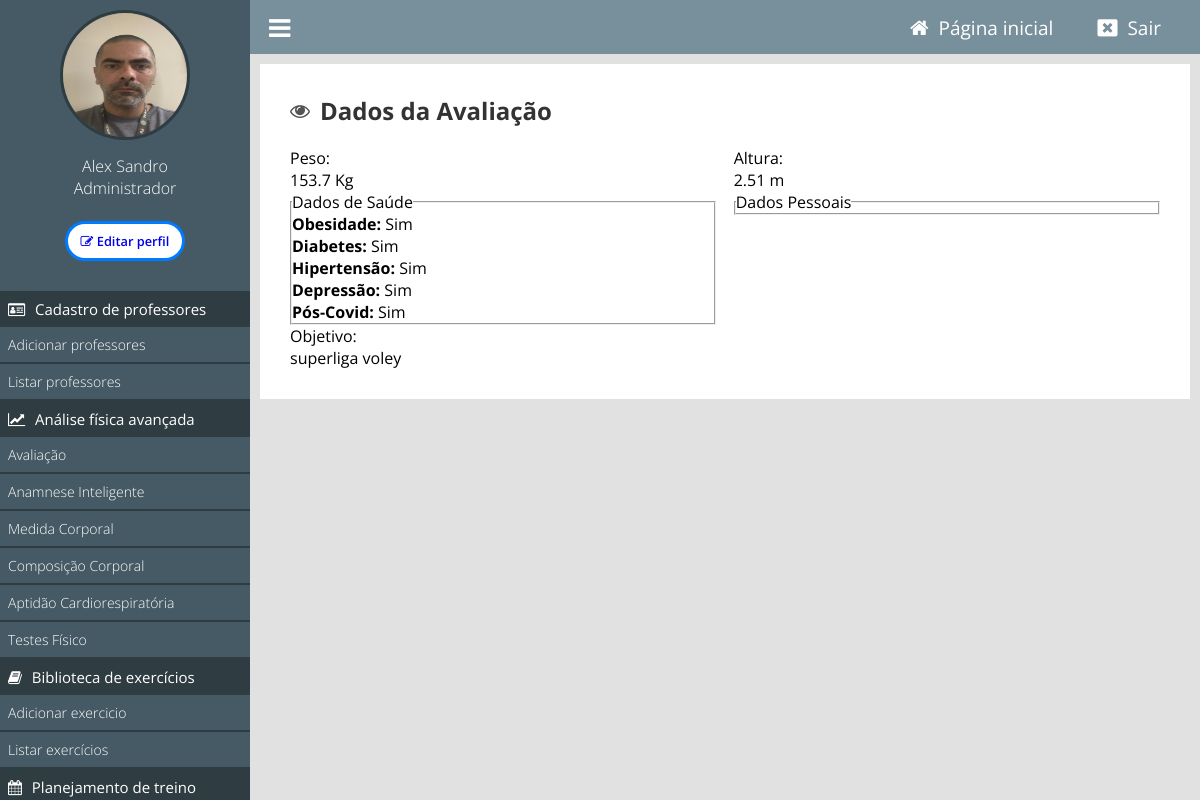
Page /painel/ver-avaliacao?id=66 (signed in) on the earlier database version.
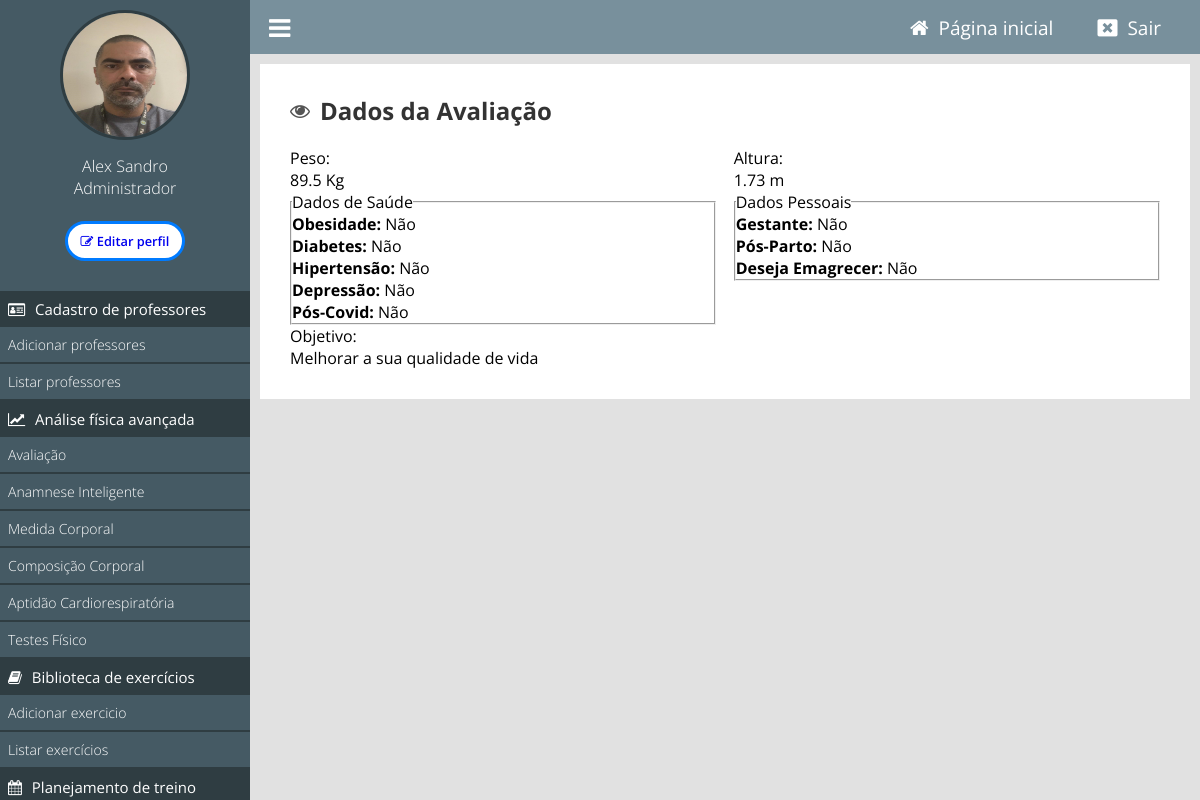
Same page on the later database version.
### tables this page shows
CREATE TABLE `tb_perfis_usuarios` (
  `id` int(11) NOT NULL,
  `usuario_id` int(11) NOT NULL,
  `data_avaliacao` datetime NOT NULL,
  `peso` float NOT NULL,
  `altura` float NOT NULL,
  `obesidade` tinyint(1) NOT NULL,
  `diabetes` tinyint(1) NOT NULL,
  `hipertensao` tinyint(1) NOT NULL,
  `depressao` tinyint(1) NOT NULL,
  `pos_covid` tinyint(1) NOT NULL,
  `idoso` tinyint(1) NOT NULL,
  `gestante` tinyint(1) NOT NULL,
  `posparto` tinyint(1) NOT NULL,
  `emagrecer` tinyint(1) NOT NULL,
  `objetivo_id` int(11) NOT NULL
);

CREATE TABLE `tb_objetivos_treinamento` (
  `id` int(11) NOT NULL,
  `objetivo` varchar(255) NOT NULL
);

### classes/MySql.php (called while the page is built)
<?php
    class MySql{
        private static $pdo;
        public static function conectar(){
            if(self::$pdo == null){
                try{
                    self::$pdo = new PDO('mysql:host='.HOST.';dbname='.DATABASE,USER,PASSWORD,array(PDO::MYSQL_ATTR_INIT_COMMAND => "SET NAMES utf8"));
                    self::$pdo->setAttribute(PDO::ATTR_ERRMODE,PDO::ERRMODE_EXCEPTION);
                }catch(Exception $e) {
                    echo 'erro ao conectar, tente novamente mais tarde';
                }
            }
            return self::$pdo;
        }
    }
?>

### classes/Perfil.php (called while the page is built, shortened)
<?php
    class Perfil {
        private $db;
        public function __construct() {
        $this->db = MySql::conectar();
        }
        public function buscarPerfilPorId($id) {
            $sql = $this->db->prepare("SELECT p.*, u.sexo FROM tb_perfis_usuarios p JOIN `tb_admin.usuarios` u ON p.usuario_id = u.id WHERE p.id = :id");
            $sql->bindParam(':id', $id);
            $sql->execute();
            return $sql->fetch(PDO::FETCH_ASSOC);
        }
    }
?>

### painel/pages/ver-avaliacao.php (the view, shortened to what this page needs)
<?php
$id = isset($_GET['id']) ? intval($_GET['id']) : 0;
$perfil = new Perfil();
$perfis = $perfil->buscarPerfilPorId($id);
$sexo = $perfis['sexo'];
?>
<div class="box-content">
    <h2><i class="fa fa-eye" aria-hidden="true"></i> Dados da Avaliação</h2>
    <div class="form-group left w50">
        <label for="peso">Peso:</label>
        <p><?php echo htmlspecialchars($perfis['peso']); ?> Kg</p>
    </div>
    <div class="form-group right w50">
        <label for="altura">Altura:</label>
        <p><?php echo htmlspecialchars($perfis['altura']); ?> m</p>
    </div>
    <div class="form-group left w50">
        <fieldset>
            <legend>Dados de Saúde</legend>
            <p><strong>Obesidade:</strong> <?php echo $perfis['obesidade'] ? 'Sim' : 'Não'; ?></p>
            <p><strong>Diabetes:</strong> <?php echo $perfis['diabetes'] ? 'Sim' : 'Não'; ?></p>
            <p><strong>Hipertensão:</strong> <?php echo $perfis['hipertensao'] ? 'Sim' : 'Não'; ?></p>
            <p><strong>Depressão:</strong> <?php echo $perfis['depressao'] ? 'Sim' : 'Não'; ?></p>
            <p><strong>Pós-Covid:</strong> <?php echo $perfis['pos_covid'] ? 'Sim' : 'Não'; ?></p>
        </fieldset>
    </div>
    <div class="form-group right w50">
        <fieldset>
            <legend>Dados Pessoais</legend>
            <?php if ($sexo != 'M'): ?>
                <p><strong>Gestante:</strong> <?php echo $perfis['gestante'] ? 'Sim' : 'Não'; ?></p>
                <p><strong>Pós-Parto:</strong> <?php echo $perfis['posparto'] ? 'Sim' : 'Não'; ?></p>
                <p><strong>Deseja Emagrecer:</strong> <?php echo $perfis['emagrecer'] ? 'Sim' : 'Não'; ?></p>
            <?php endif; ?>
        </fieldset>
    </div>
    <div class="form-group">
        <label for="objetivo">Objetivo:</label>
        <?php
            if (isset($perfis['objetivo_id'])) {
                $objetivo_id = $perfis['objetivo_id'];
                $sql_objetivo = MySql::conectar()->prepare("SELECT objetivo FROM tb_objetivos_treinamento WHERE id = ?");
                $sql_objetivo->execute([$objetivo_id]);
                $objetivo = $sql_objetivo->fetch(PDO::FETCH_ASSOC);
                if ($objetivo) {
                    echo '<p>' . htmlspecialchars($objetivo['objetivo']) . '</p>';
                } else {
                    echo '<p>Objetivo não encontrado.</p>';
                }
            } else {
                echo '<p>Objetivo não definido.</p>';
            }
        ?>
    </div>
</div>

Differences in the rows shown:
removed tb_objetivos_treinamento: objetivo "superliga voley"
changed tb_perfis_usuarios: peso "153.7" → "89.5"; altura "2.51" → "1.73"
now on this page (row unchanged): tb_objetivos_treinamento: objetivo "Melhorar a sua qualidade de vida"
Other differences:
text no longer shown: "Sim Sim Sim Sim Sim"
text now shown: "Não Não Não Não Não Gestante: Não Pós-Parto: Não Deseja Emagrecer: Não"
